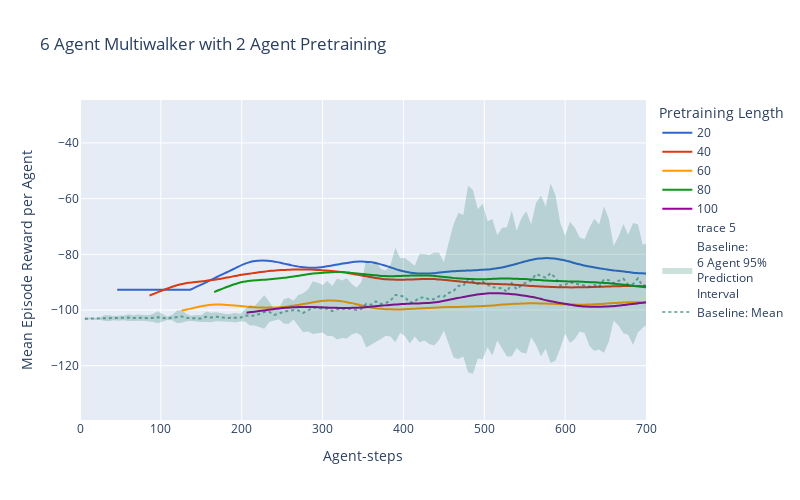

Notebook source saved alongside this figure:
### Markdown cell above
# Graph

### Code cell
import numpy as np
import pandas as pd

def baseline_prediction_interval(num_agents, path):
    data = []
    for p in path:
        # Read each table
        _df = pd.read_csv(p)
        # Filter for number of agents
        _df = _df[_df['num_agents']==num_agents]
        # Filter for tabula rasa
        _df = _df[_df['steps_pretrained']==0]
        _df['env_runners/episode_reward_mean'] = (
            _df['env_runners/episode_reward_mean']
            .div(num_agents)
            .replace('NaN',None)
            .bfill())
        data.append(_df)

    seq = (pd.concat(data, ignore_index=True)
           .groupby('_step')['env_runners/episode_reward_mean']
           )

    # Mean and standard deviation per timestep
    mean = seq.mean()
    std_dev = seq.std()
    n = seq.count()

    # Calculate the Prediction Interval (PI)
    # For large n, using z=1.96 for ~95% coverage. (Central limit theorem)
    z = 1.96
    margin_of_error = z * std_dev * np.sqrt(1 + 1/n)

    x = np.concatenate([mean.index]) * num_agents

    return x, mean, margin_of_error


def get_avg_retrain(task_agents, path, pre_agents=2):
    data = []
    for p in path:
        # Read each table
        _df = pd.read_csv(p)
        # Filter for number of agents
        _df = _df[_df['num_agents']==task_agents]
        # Filter for NON tabula rasa
        _df = _df[_df['steps_pretrained']>0]
        #_df = _df[_df['steps_pretrained']<200]
        data.append(_df)

    d1 = (pd.concat(data, ignore_index=True)
          .groupby(['steps_pretrained','_step'])['env_runners/episode_reward_mean']
          .mean()
          .reset_index()
          )
    
    d1['per_agent_erm'] = (d1['env_runners/episode_reward_mean']
                           .div(task_agents)
                           .replace('NaN',None)
                           .bfill())

    d1['timestep'] = pre_agents*d1['steps_pretrained'] + task_agents*d1['_step']

    return d1

import plotly.express as px
import plotly.graph_objects as go

def smoothTriangle(data, degree):
    triangle=np.concatenate((np.arange(degree + 1), np.arange(degree)[::-1])) # up then down
    smoothed=[]

    for i in range(degree, len(data) - degree * 2):
        point=data[i:i + len(triangle)] * triangle
        smoothed.append(np.sum(point)/np.sum(triangle))
    # Handle boundaries
    smoothed=[smoothed[0]]*int(degree + degree/2) + smoothed
    while len(smoothed) < len(data):
        smoothed.append(smoothed[-1])
    return smoothed


def plot_avg_retrain(task_agents, path, env, pre_agents=2, 
                     show=True, write=True, x_lim=None, max_pre=None,
                     smoothing=None):
    retrain_results = get_avg_retrain(task_agents, path)

    if max_pre:
        retrain_results = retrain_results[retrain_results["steps_pretrained"]<=max_pre]

    base_x, base_mean, base_err = baseline_prediction_interval(task_agents, path)

    fig = px.line(
        retrain_results,
        y="per_agent_erm" if not smoothing else smoothTriangle(retrain_results["per_agent_erm"], smoothing), 
        x="timestep", color="steps_pretrained", line_group="steps_pretrained",
        color_discrete_sequence=px.colors.qualitative.G10, line_shape="spline", 
        render_mode="svg", 
        title=f"{task_agents} Agent {env} with {pre_agents} Agent Pretraining",
        labels={
            "per_agent_erm" : "Mean Episode Reward per Agent", 
            "timestep": "Agent-steps",
            "steps_pretrained": "Pretraining Length"})

    fig.add_trace(go.Scatter(
        x=base_x,
        y=base_mean-base_err,
        line=dict(color='rgba(255,255,255,0)', width=0),
    ))
    fig.add_trace(go.Scatter(
        x=base_x,
        y=base_mean+base_err,
        fill='tonexty',
        fillcolor='rgba(0,100,80,0.2)',  # semi-transparent fill
        line=dict(color='rgba(255,255,255,0)'),
        name=f'Baseline:<br>{task_agents} Agent 95%<br>Prediction<br>Interval',
        hoverinfo="skip"
    ))

    fig.add_trace(go.Scatter(
        y=base_mean, x=base_x,
        line_color='rgba(0,100,80,0.5)',
        line=dict(dash='dot'),
        name=f'Baseline: Mean'
    ))

    fig.update_layout(width=800, height=500, 
        yaxis=dict(title=dict(text="Mean Episode Reward per Agent")),
    )
    if x_lim:
        fig.update_xaxes(range=[0, x_lim])
    if show:
        fig.show()
    if write:
        fig.write_image(f"{env}-{task_agents}-agent.png", width=800, height=500)

    return base_x, base_mean, retrain_results

# base_x, base_mean, retrain_results = plot_avg_retrain(
#     5, path=['foraging-base_history.csv','forage-scale-2_history.csv'], 
#     env="LBF", pre_agents=2, write=False)

#base_x, base_mean, retrain_results = plot_avg_retrain(
#    4, path=['mini-test-waterworld_history.csv','ww_test_history.csv'], env="Waterworld", write=False)



base_x, base_mean, retrain_results = plot_avg_retrain(
   6, path=['multiwalker_history.csv','tune_multiwalker_history.csv','multiwalker-2_history.csv','walker-sup_history.csv'], 
   env="Multiwalker", write=False, x_lim=700, max_pre=100, smoothing=10)

### Figure 1 — Plotly figure (JSON) as saved in the notebook; plotly's stock layout.template omitted (floating-point values rounded to 4 significant figures; data arrays with more than 128 entries replaced by an {"elided": "..."} marker saying what was removed)
{"data": [{"hovertemplate": "Pretraining Length=20<br>Agent-steps=%{x}<br>y=%{y}<extra></extra>", "legendgroup": "20", "line": {"color": "#3366CC", "dash": "solid", "shape": "spline"}, "marker": {"symbol": "circle"}, "mode": "lines", "name": "20", "orientation": "v", "showlegend": true, "type": "scatter", "x": {"elided": "250 int values"}, "xaxis": "x", "y": {"elided": "250 float values"}, "yaxis": "y"}, {"hovertemplate": "Pretraining Length=40<br>Agent-steps=%{x}<br>y=%{y}<extra></extra>", "legendgroup": "40", "line": {"color": "#DC3912", "dash": "solid", "shape": "spline"}, "marker": {"symbol": "circle"}, "mode": "lines", "name": "40", "orientation": "v", "showlegend": true, "type": "scatter", "x": {"elided": "250 int values"}, "xaxis": "x", "y": {"elided": "250 float values"}, "yaxis": "y"}, {"hovertemplate": "Pretraining Length=60<br>Agent-steps=%{x}<br>y=%{y}<extra></extra>", "legendgroup": "60", "line": {"color": "#FF9900", "dash": "solid", "shape": "spline"}, "marker": {"symbol": "circle"}, "mode": "lines", "name": "60", "orientation": "v", "showlegend": true, "type": "scatter", "x": {"elided": "240 int values"}, "xaxis": "x", "y": {"elided": "240 float values"}, "yaxis": "y"}, {"hovertemplate": "Pretraining Length=80<br>Agent-steps=%{x}<br>y=%{y}<extra></extra>", "legendgroup": "80", "line": {"color": "#109618", "dash": "solid", "shape": "spline"}, "marker": {"symbol": "circle"}, "mode": "lines", "name": "80", "orientation": "v", "showlegend": true, "type": "scatter", "x": {"elided": "220 int values"}, "xaxis": "x", "y": {"elided": "220 float values"}, "yaxis": "y"}, {"hovertemplate": "Pretraining Length=100<br>Agent-steps=%{x}<br>y=%{y}<extra></extra>", "legendgroup": "100", "line": {"color": "#990099", "dash": "solid", "shape": "spline"}, "marker": {"symbol": "circle"}, "mode": "lines", "name": "100", "orientation": "v", "showlegend": true, "type": "scatter", "x": {"elided": "200 int values"}, "xaxis": "x", "y": {"elided": "200 float values"}, "yaxis": "y"}, {"line": {"color": "rgba(255,255,255,0)", "width": 0}, "type": "scatter", "x": {"elided": "600 int values"}, "y": {"elided": "600 float values"}}, {"fill": "tonexty", "fillcolor": "rgba(0,100,80,0.2)", "hoverinfo": "skip", "line": {"color": "rgba(255,255,255,0)"}, "name": "Baseline:<br>6 Agent 95%<br>Prediction<br>Interval", "type": "scatter", "x": {"elided": "600 int values"}, "y": {"elided": "600 float values"}}, {"line": {"color": "rgba(0,100,80,0.5)", "dash": "dot"}, "name": "Baseline: Mean", "type": "scatter", "x": {"elided": "600 int values"}, "y": {"elided": "600 float values"}}], "layout": {"height": 500, "legend": {"title": {"text": "Pretraining Length"}, "tracegroupgap": 0}, "title": {"text": "6 Agent Multiwalker with 2 Agent Pretraining"}, "width": 800, "xaxis": {"anchor": "y", "domain": [0, 1], "range": [0, 700], "title": {"text": "Agent-steps"}}, "yaxis": {"anchor": "x", "domain": [0, 1], "title": {"text": "Mean Episode Reward per Agent"}}}}
